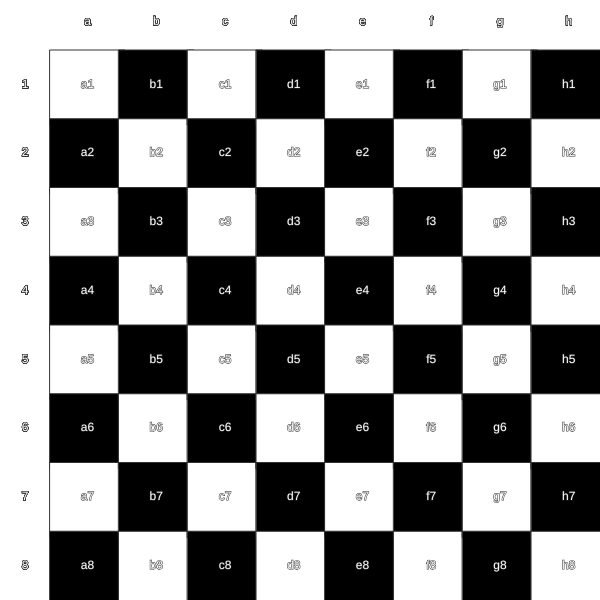
Frame 1 (no input)
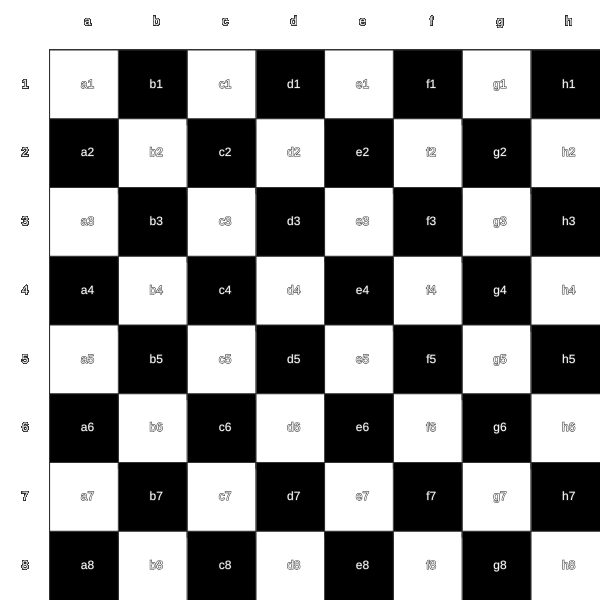
Frame 60 (no input)
Frame 120 (the mouse pressed at the canvas centre since frame 60): identical to frame 60, image omitted

The p5.js sketch that drew these frames (run headless with seeded random() and noise() and a simulated clock; from frame 60 on, the mouse is pressed at the canvas centre):

// p5.js sketch
// ── sketch.js
function setup() {
	createCanvas(600,600);
}

function draw() {
  //Draw a chess board on a square canvas, 8x8 black and white squares. Bonus: write the name of the field into each of the fields.
  //rect(x,y,w,h,[tl],[tr],[br],[bl])

		
	for(var i = 0; i<8; i++){
	  	for(var j = 0; j<8; j++) {
	   		var rectX = map(i,0,8,50,width);
	  		var rectY = map(j,0,8,50,height); 
	  		stroke(50);

	  		if (j%2==1) {
	  			if(i%2==0) {
	  			fill(0);
	  			rect(rectX,rectY,width/8,height/8);	
	  			} else {
	   			fill(255);
	  			rect(rectX,rectY,width/8,height/8);	
	  			}
	  		} else {
	  			if(i%2==1) {
	  			fill(0);
	  			rect(rectX,rectY,width/8,height/8);	
	  			} else {
	   			fill(255);
	  			rect(rectX,rectY,width/8,height/8);	 				
	  			}	
	  		}
  		}
  	}
  	var alpha = ["a","b","c","d","e","f","g","h"];
	var col = [1,2,3,4,5,6,7,8]
	for(k = 0; k < alpha.length; k++){
		for(l = 0; l<col.length;l++){
			//headers
			textAlign(CENTER);
			var alphaX = map(k,0,8,50, width);
			var colY = map(l,0,8,50,height);
			text(alpha[k],alphaX+width/16,25);
			text(col[l],25,colY+height/16);
			//labels
			var label = alpha[k] + col[l];
			text(label, alphaX+width/16, colY+height/16);
		}
	}	
}
